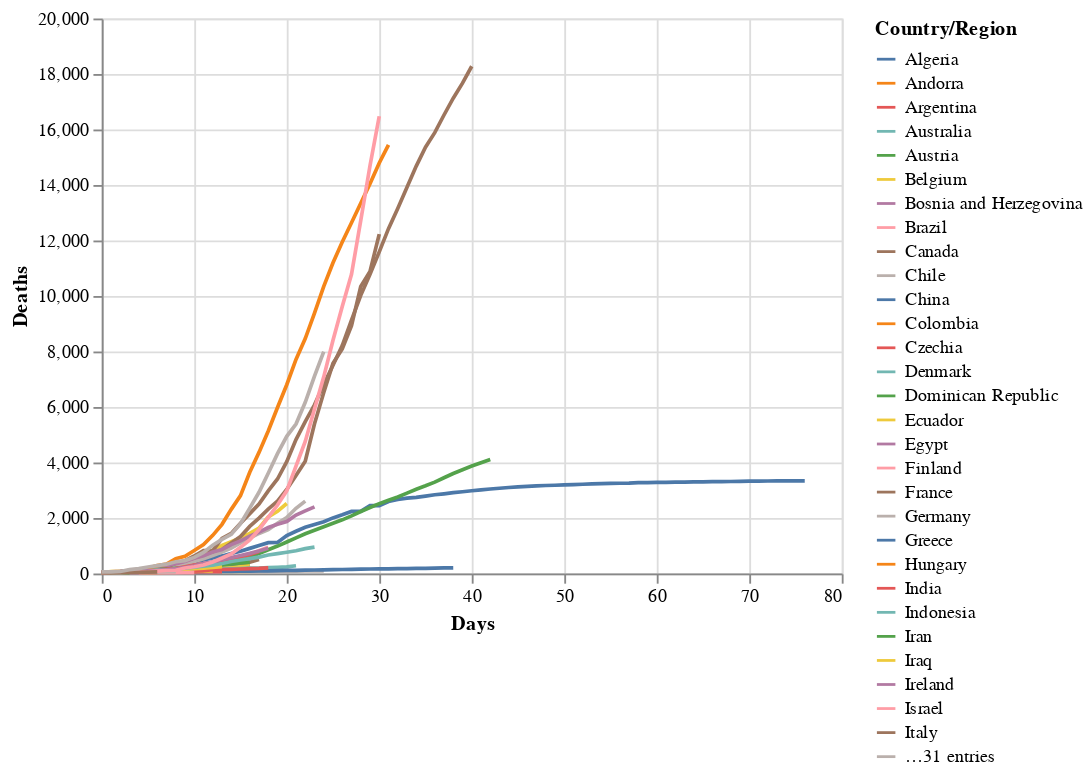

Write notebook code for a chart like this one.
### Markdown cell above
We'll see the power of having long data when using Altair. Such transformations have been performed for a long time, however it wasn't until 2014 that Hadley Wickham formalized the language in his paper [Tidy Data](https://www.researchgate.net/publication/215990669_Tidy_data). Note that Wickham prefers to avoid the terms long and wide because, in his words, 'they are imprecise'. I generally agree but for our purposes here of giving the flavour, they suffice.

Now having transformed our data, let's import Altair and get a sense of its API.

### Code cell
import altair as alt

# altair plot 
alt.Chart(deaths_long).mark_line().encode(
    x='Days',
    y='Deaths',
    color='Country/Region')

### Figure 1 — Vega-Lite specification as saved in the notebook (floating-point values rounded to 4 significant figures; data arrays with more than 128 entries replaced by an {"elided": "..."} marker saying what was removed)
{"config": {"view": {"continuousWidth": 400, "continuousHeight": 300}}, "data": {"name": "data-149b8dacdf7b04d4c1a28a8366c62338"}, "mark": "line", "encoding": {"color": {"type": "nominal", "field": "Country/Region"}, "x": {"type": "quantitative", "field": "Days"}, "y": {"type": "quantitative", "field": "Deaths"}}, "$schema": "https://vega.github.io/schema/vega-lite/v4.8.1.json", "datasets": {"data-149b8dacdf7b04d4c1a28a8366c62338": {"elided": "4740 records"}}}
